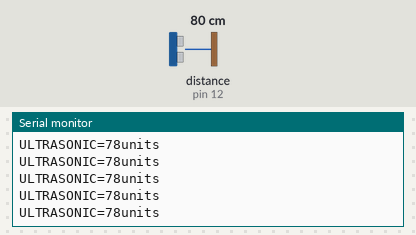
The sketch below on a simulated Arduino Uno, built with avr-gcc and run on an emulated ATmega328P. Shown: the last lines printed to the serial monitor. Wiring (inferred from the names in the program): ultrasonic range finder: trigger pin 13; echo pin 12. The test bench sets the inputs (shaded band); at power-on: distance to the obstacle (sensor on pin 12) 80 cm. The echo pulse lasts 58.3 µs per cm.

Above: at 1.2 s.
1.3 s: distance to the obstacle (sensor on pin 12) set to 2 cm
At 2.2 s:
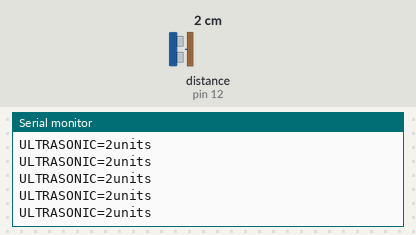
4.3 s: distance to the obstacle (sensor on pin 12) set to 120 cm
At 5.3 s:
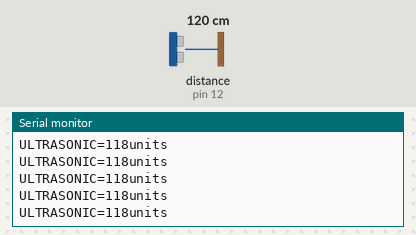
7.3 s: distance to the obstacle (sensor on pin 12) set to 4 cm
At 8.3 s:
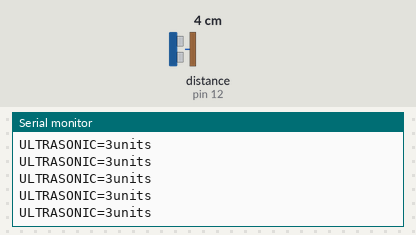
10.3 s: distance to the obstacle (sensor on pin 12) set to 18 cm
At 11.3 s:
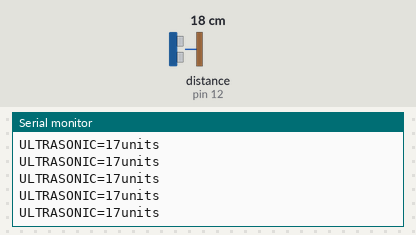
Timing chart, 0 to 13.3 s (numbered marks = the images above; inputs shaded):
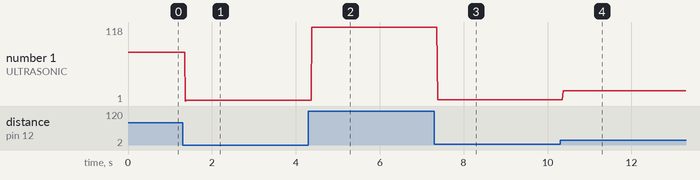

The sketch:

navigation.ino
```cpp
// (licence header left out)
/* Include Statements */
#include <avr/wdt.h>
#include "simple_obstacle_avoidance.h"

/* Objects */

UltrasonicSensor ultrasonic;

void setup() {
    Serial.begin(9600);
    ultrasonic.ultrasonicSensorInit();
}

void loop() {
    uint16_t distance;
    ultrasonic.ultrasonicGetDistance(&distance);
    ultrasonic.ultrasonicSensorPrintData(&distance);
}
```

simple_obstacle_avoidance.cpp
```cpp
// (licence header left out)
/* Include Statements */

#include "simple_obstacle_avoidance.h"

/* Functions */

void UltrasonicSensor::ultrasonicSensorInit( void ) {
    pinMode(ULTRASONIC_ECHO_PIN, INPUT);
    pinMode(ULTRASONIC_TRIG_PIN, OUTPUT);
}

void UltrasonicSensor::ultrasonicGetDistance(uint16_t* retval) {
    uint16_t signal_duration;
    uint16_t distance;

    digitalWrite(ULTRASONIC_TRIG_PIN, LOW);
    delayMicroseconds(2);
    digitalWrite(ULTRASONIC_TRIG_PIN, HIGH);
    delayMicroseconds(10);
    digitalWrite(ULTRASONIC_TRIG_PIN, LOW);

    signal_duration = pulseIn(ULTRASONIC_ECHO_PIN, HIGH);
    distance = signal_duration * 0.034 / 2;

    *retval = distance;

    return;
}

void UltrasonicSensor::ultrasonicSensorPrintData(uint16_t* distance) {
    Serial.print("ULTRASONIC=");
    Serial.print(*distance);
    Serial.print("units\n");

    return;
}
```

simple_obstacle_avoidance.h
```cpp
// (licence header left out)
#ifndef _OBSTACLE_AVOIDANCE_H_
#define _OBSTACLE_AVOIDANCE_H_

/* Include Statements */
#include <arduino.h>

class UltrasonicSensor {
    public:

        void ultrasonicSensorInit(void);
        void ultrasonicSensorPrintData(uint16_t* distance);
        void ultrasonicGetDistance(uint16_t* retval);

    private:

        #define ULTRASONIC_TRIG_PIN 13
        #define ULTRASONIC_ECHO_PIN 12
        #define MIN_DISTANCE_CM 15
};

#endif
```

Measured:
- after the input at 1.3 s, the serial monitor: prints a new line after 0.07 s (image 1)
- after the input at 4.3 s, the serial monitor: prints a new line after 0.08 s (image 2)
- after the input at 7.3 s, the serial monitor: prints a new line after 0.08 s (image 3)
- after the input at 10.3 s, the serial monitor: prints a new line after 0.07 s (image 4)
- plotted number 1: 78 → 2 after the input at 1.3 s, 2 → 118 after the input at 4.3 s, 118 → 3 after the input at 7.3 s, 3 → 17 after the input at 10.3 s
